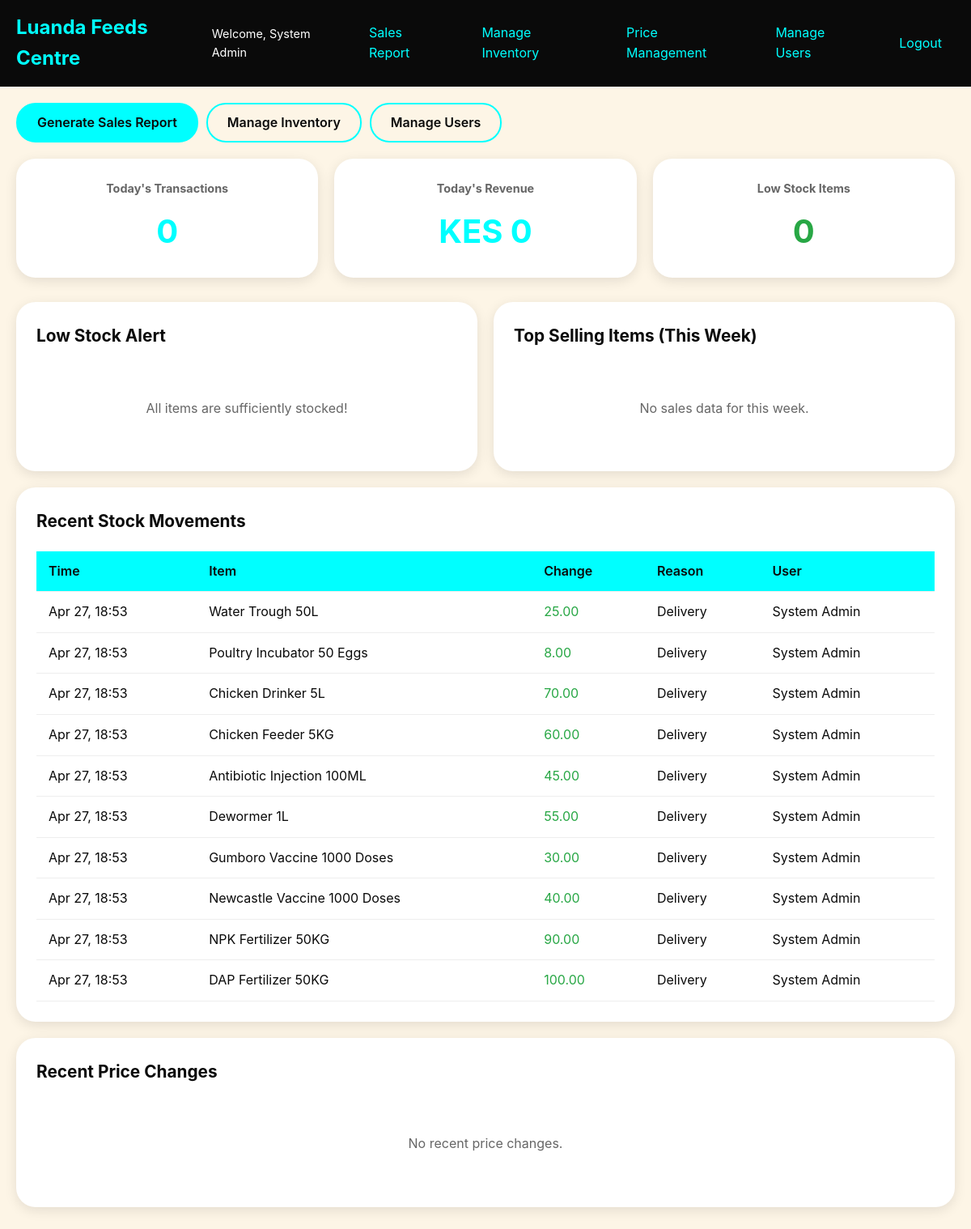
The app's page /users/dashboard/ (signed in) with its own data.
### users/models.py (models this page shows, shortened)
class User(AbstractUser):
    ROLE_CHOICES = [
        ('cashier', 'Cashier'),
        ('inventory', 'Inventory Manager'),
        ('manager', 'Manager'),
    ]
    role = models.CharField(max_length=20, choices=ROLE_CHOICES, default='cashier')
    class Meta:
        ordering = ['username']
    def is_manager(self):
        return self.role == 'manager' or self.is_superuser
    def can_manage_inventory(self):
        return self.role in ['inventory', 'manager'] or self.is_superuser
    def can_manage_users(self):
        return self.is_manager()
    def can_manage_prices(self):
        return self.is_manager()
    def can_view_reports(self):
        return self.is_manager()

### inventory/models.py (models this page shows, shortened)
class StockMovement(models.Model):
    REASON_CHOICES = [
        ('Sale', 'Sale'),
        ('Delivery', 'New Delivery'),
        ('Adjustment', 'Stock Adjustment'),
        ('Spoilage', 'Spoilage/Damage'),
        ('Return', 'Customer Return'),
        ('Other', 'Other'),
    ]
    item = models.ForeignKey(Item, on_delete=models.CASCADE, related_name='movements')
    quantity_change = models.DecimalField(max_digits=14, decimal_places=3)
    reason = models.CharField(max_length=50, choices=REASON_CHOICES)
    notes = models.TextField(blank=True, default='')
    performed_by = models.ForeignKey(settings.AUTH_USER_MODEL, on_delete=models.SET_NULL, null=True)
    timestamp = models.DateTimeField(auto_now_add=True)
    class Meta:
        ordering = ['-timestamp']
        verbose_name = 'Stock Movement'
        verbose_name_plural = 'Stock Movements'

class Item(models.Model):
    name = models.CharField(max_length=255, unique=True)
    code = models.CharField(max_length=100, unique=True, editable=False, blank=True)
    buying_price = models.DecimalField(max_digits=12, decimal_places=2)
    selling_price = models.DecimalField(max_digits=12, decimal_places=2)
    current_stock = models.DecimalField(max_digits=14, decimal_places=3, default=0)
    category = models.CharField(max_length=100, blank=True, default='')
    low_stock_threshold = models.DecimalField(max_digits=14, decimal_places=3, default=0)
    created_at = models.DateTimeField(auto_now_add=True)
    updated_at = models.DateTimeField(auto_now=True)
    class Meta:
        ordering = ['name']
        verbose_name = 'Item'
        verbose_name_plural = 'Items'

### users/views.py (the view)
# urls.py: path('dashboard/', views.manager_dashboard, name='manager_dashboard'),
@login_required
def dashboard(request):
    selected_role = request.session.get('selected_role', request.user.role)
    if selected_role == 'cashier':
        from sales.views import cashier_dashboard
        return cashier_dashboard(request)
    elif selected_role in ['manager', 'inventory'] or request.user.is_superuser:
        from inventory.views import manager_dashboard
        return manager_dashboard(request)
    else:
        from sales.views import cashier_dashboard
        return cashier_dashboard(request)

### luanda_feeds/context_processors.py (called while the page is built)
def currency(request):
    from django.conf import settings
    return {'CURRENCY_SYMBOL': getattr(settings, 'CURRENCY_SYMBOL', 'KES')}

### templates/inventory/manager_dashboard.html (shortened to what this page needs)
{% extends 'base.html' %}
{% block content %}
<div class="action-buttons">
    <a href="{% url 'reports:sales_report' %}" class="btn">Generate Sales Report</a>
    <a href="{% url 'inventory:inventory_list' %}" class="btn btn-outline">Manage Inventory</a>
    {% if user.can_manage_users %}
    <a href="{% url 'users:manage_passwords' %}" class="btn btn-outline">Manage Users</a>
    {% endif %}
</div>
<div class="stat-cards">
    <div class="stat-card">
        <h3>Today's Transactions</h3>
        <div class="value">{{ today_transactions }}</div>
    </div>
    <div class="stat-card">
        <h3>Today's Revenue</h3>
        <div class="value">{{ CURRENCY_SYMBOL }} {{ today_revenue|floatformat:0 }}</div>
    </div>
    <div class="stat-card">
        <h3>Low Stock Items</h3>
        <div class="value" style="color: {% if low_stock_count > 0 %}#ff4444{% else %}#28a745{% endif %}">
            {{ low_stock_count }}
        </div>
    </div>
</div>
<div class="grid-2">
    <div class="card">
        <h2 class="card-title">Low Stock Alert</h2>
        {% if low_stock_items %}
        <table>
            <thead>
                <tr>
                    <th>Item</th>
                    <th>Current Stock</th>
                    <th>Threshold</th>
                </tr>
            </thead>
            <tbody>
                {% for item in low_stock_items %}
                <tr>
                    <td>{{ item.name }}</td>
                    <td style="color: #ff4444;">{{ item.current_stock|floatformat:2 }}</td>
                    <td>{{ item.low_stock_threshold|floatformat:2 }}</td>
                </tr>
                {% endfor %}
            </tbody>
        </table>
        {% else %}
        <div class="empty-state">
            <p>All items are sufficiently stocked!</p>
        </div>
        {% endif %}
    </div>
    <div class="card">
        <h2 class="card-title">Top Selling Items (This Week)</h2>
        {% if top_selling %}
        <table>
            <thead>
                <tr>
                    <th>Item</th>
                    <th>Quantity Sold</th>
                </tr>
            </thead>
            <tbody>
                {% for item in top_selling %}
                <tr>
                    <td>{{ item.item__name }}</td>
                    <td>{{ item.total_qty|floatformat:2 }}</td>
                </tr>
                {% endfor %}
            </tbody>
        </table>
        {% else %}
        <div class="empty-state">
            <p>No sales data for this week.</p>
        </div>
        {% endif %}
    </div>
</div>
<div class="card">
    <h2 class="card-title">Recent Stock Movements</h2>
    {% if recent_movements %}
    <table>
        <thead>
            <tr>
                <th>Time</th>
                <th>Item</th>
                <th>Change</th>
                <th>Reason</th>
                <th>User</th>
            </tr>
        </thead>
        <tbody>
            {% for movement in recent_movements %}
            <tr>
                <td>{{ movement.timestamp|date:"M d, H:i" }}</td>
                <td>{{ movement.item.name }}</td>
                <td style="color: {% if movement.quantity_change > 0 %}#28a745{% else %}#ff4444{% endif %}">
                    {{ movement.quantity_change|floatformat:2 }}
                </td>
                <td>{{ movement.reason }}</td>
                <td>{{ movement.performed_by.get_full_name|default:movement.performed_by.username }}</td>
            </tr>
            {% endfor %}
        </tbody>
    </table>
    {% else %}
    <div class="empty-state">
        <p>No recent stock movements.</p>
    </div>
    {% endif %}
</div>
<div class="card">
    <h2 class="card-title">Recent Price Changes</h2>
    {% if recent_price_changes %}
    <table>
        <thead>
            <tr>
                <th>Date</th>
                <th>Item</th>
                <th>Price Type</th>
                <th>Old Price</th>
                <th>New Price</th>
                <th>Changed By</th>
            </tr>
        </thead>
        <tbody>
            {% for change in recent_price_changes %}
            <tr>
                <td>{{ change.timestamp|date:"M d, H:i" }}</td>
                <td>{{ change.item.name }}</td>
                <td>{{ change.get_price_type_display }}</td>
                <td>{{ CURRENCY_SYMBOL }} {{ change.old_price|floatformat:2 }}</td>
                <td>{{ CURRENCY_SYMBOL }} {{ change.new_price|floatformat:2 }}</td>
                <td>{{ change.changed_by.get_full_name|default:change.changed_by.username }}</td>
            </tr>
            {% endfor %}
        </tbody>
    </table>
    <div style="margin-top: 20px;">
        <a href="{% url 'inventory:price_history' %}" class="btn btn-outline btn-sm">View Full History</a>
    </div>
    {% else %}
    <div class="empty-state">
        <p>No recent price changes.</p>
    </div>
    {% endif %}
</div>
{% endblock %}

### templates/base.html (shortened to what this page needs)
<!DOCTYPE html>
<html lang="en">
<head>
    {% load static %}
    <link rel="stylesheet" href="{% static 'css/style.css' %}">
</head>
<body>
    <nav class="navbar">
        <a href="{% url 'users:dashboard' %}" class="navbar-brand">Luanda Feeds Centre</a>
        {% if user.is_authenticated %}
        <div class="navbar-menu">
            <div class="nav-links" id="navLinks">
                <span class="user-welcome">Welcome, {{ user.get_full_name|default:user.username }}</span>
                {% if user.can_view_reports %}
                <a href="{% url 'reports:sales_report' %}" class="nav-link">Sales Report</a>
                {% endif %}
                {% if user.can_manage_inventory %}
                <a href="{% url 'inventory:inventory_list' %}" class="nav-link">Manage Inventory</a>
                {% endif %}
                {% if user.can_manage_prices %}
                <a href="{% url 'inventory:price_management' %}" class="nav-link">Price Management</a>
                {% endif %}
                {% if user.can_manage_users %}
                <a href="{% url 'users:manage_passwords' %}" class="nav-link">Manage Users</a>
                {% endif %}
                <a href="{% url 'logout' %}" class="nav-link">Logout</a>
            </div>
        </div>
        {% endif %}
    </nav>
    <main class="main-content">
        {% block content %}{% endblock %}
    </main>
</body>
</html>

### static/css/style.css (style rules this page uses)
:root { --bg-cream: #FDF5E6; --text-black: #0A0A0A; --accent-cyan: #00FFFF; --accent-cyan-dark: #00CCCC; }
* { margin: 0; padding: 0; box-sizing: border-box; }
body { font-family: -apple-system, BlinkMacSystemFont, 'Segoe UI', Roboto, Oxygen, Ubuntu, sans-serif; background-color: var(--bg-cream); color: var(--text-black); line-height: 1.6; }

### templates/base.html (style rules this page uses)
:root { --bg-cream: #FDF5E6; --text-black: #0A0A0A; --accent-cyan: #00FFFF; --accent-cyan-dark: #00CCCC; }
* { margin: 0; padding: 0; box-sizing: border-box; }
body { font-family: -apple-system, BlinkMacSystemFont, 'Segoe UI', Roboto, Oxygen, Ubuntu, sans-serif; background-color: var(--bg-cream); color: var(--text-black); min-height: 100vh; }
.navbar { background-color: var(--text-black); padding: 15px 20px; display: flex; justify-content: space-between; align-items: center; }
.navbar-brand { color: var(--accent-cyan); font-size: 1.5rem; font-weight: bold; text-decoration: none; }
.navbar-menu { display: flex; align-items: center; gap: 20px; }
.nav-links { display: flex; gap: 15px; align-items: center; }
.nav-link { color: var(--accent-cyan); text-decoration: none; padding: 8px 16px; border-radius: 24px; transition: all 0.3s ease; }
.user-welcome { color: #fff; font-size: 0.9rem; }
.main-content { padding: 20px; max-width: 1400px; margin: 0 auto; }
.card { background: #fff; border-radius: 24px; padding: 25px; margin-bottom: 20px; box-shadow: 0 4px 15px rgba(0, 0, 0, 0.1); }
.card-title { font-size: 1.3rem; font-weight: bold; margin-bottom: 20px; color: var(--text-black); }
.btn { display: inline-block; padding: 10px 24px; border-radius: 24px; text-decoration: none; border: 2px solid var(--accent-cyan); background-color: var(--accent-cyan); color: var(--text-black); font-weight: 600; cursor: pointer; transition: all 0.3s ease; }
.btn-outline { background-color: transparent; color: var(--text-black); }
table { width: 100%; border-collapse: collapse; }
th, td { padding: 12px 15px; text-align: left; border-bottom: 1px solid #eee; }
th { background-color: var(--accent-cyan); font-weight: 600; color: var(--text-black); }
.stat-cards { display: grid; grid-template-columns: repeat(auto-fit, minmax(250px, 1fr)); gap: 20px; margin-bottom: 30px; }
.stat-card { background: #fff; border-radius: 24px; padding: 25px; box-shadow: 0 4px 15px rgba(0, 0, 0, 0.1); text-align: center; }
.stat-card h3 { font-size: 0.9rem; color: #666; margin-bottom: 10px; }
.stat-card .value { font-size: 2.5rem; font-weight: bold; color: var(--accent-cyan); }
.action-buttons { display: flex; gap: 10px; flex-wrap: wrap; margin-bottom: 20px; }
.grid-2 { display: grid; grid-template-columns: repeat(auto-fit, minmax(300px, 1fr)); gap: 20px; }
.empty-state { text-align: center; padding: 40px; color: #666; }

### records on screen
User: get_full_name "System Admin"
StockMovement: timestamp "Apr 27, 18:53", item.name "Water Trough 50L", quantity_change "25.00", reason "Delivery", performed_by.get_full_name "System Admin"
StockMovement: timestamp "Apr 27, 18:53", item.name "Poultry Incubator 50 Eggs", quantity_change "8.00", reason "Delivery", performed_by.get_full_name "System Admin"
StockMovement: timestamp "Apr 27, 18:53", item.name "Chicken Drinker 5L", quantity_change "70.00", reason "Delivery", performed_by.get_full_name "System Admin"
StockMovement: timestamp "Apr 27, 18:53", item.name "Chicken Feeder 5KG", quantity_change "60.00", reason "Delivery", performed_by.get_full_name "System Admin"
StockMovement: timestamp "Apr 27, 18:53", item.name "Antibiotic Injection 100ML", quantity_change "45.00", reason "Delivery", performed_by.get_full_name "System Admin"
StockMovement: timestamp "Apr 27, 18:53", item.name "Dewormer 1L", quantity_change "55.00", reason "Delivery", performed_by.get_full_name "System Admin"
StockMovement: timestamp "Apr 27, 18:53", item.name "Gumboro Vaccine 1000 Doses", quantity_change "30.00", reason "Delivery", performed_by.get_full_name "System Admin"
StockMovement: timestamp "Apr 27, 18:53", item.name "Newcastle Vaccine 1000 Doses", quantity_change "40.00", reason "Delivery", performed_by.get_full_name "System Admin"
StockMovement: timestamp "Apr 27, 18:53", item.name "NPK Fertilizer 50KG", quantity_change "90.00", reason "Delivery", performed_by.get_full_name "System Admin"
StockMovement: timestamp "Apr 27, 18:53", item.name "DAP Fertilizer 50KG", quantity_change "100.00", reason "Delivery", performed_by.get_full_name "System Admin"

### other values on screen
{{ today_transactions }} "0"
{{ CURRENCY_SYMBOL }} "KES"
{{ today_revenue|floatformat:0 }} "0"
{{ low_stock_count }} "0"
